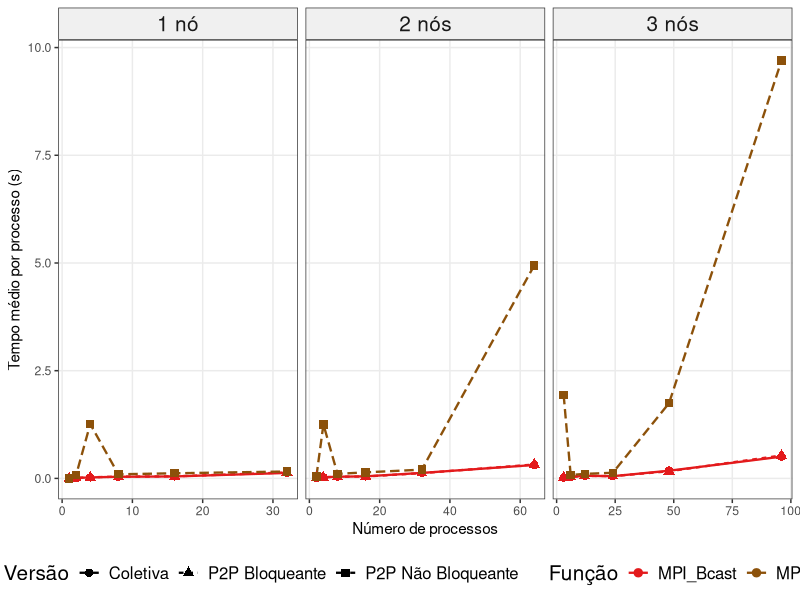
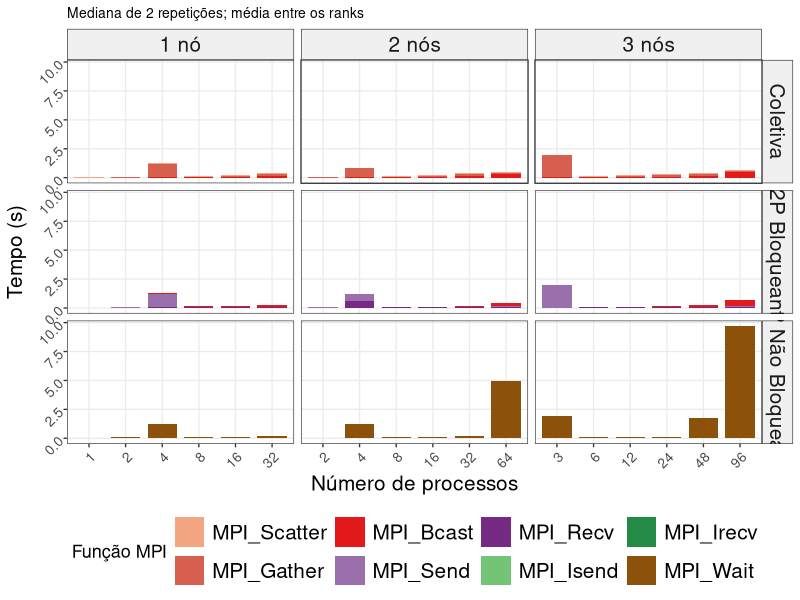
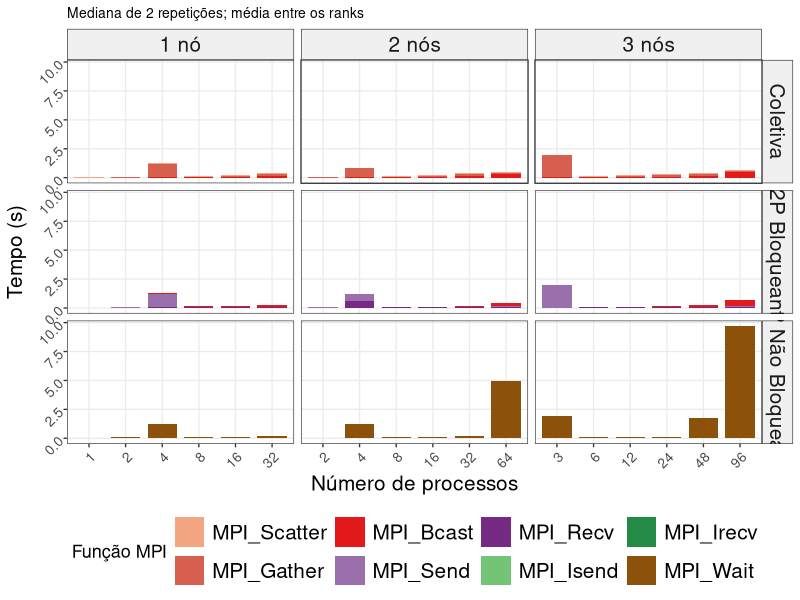
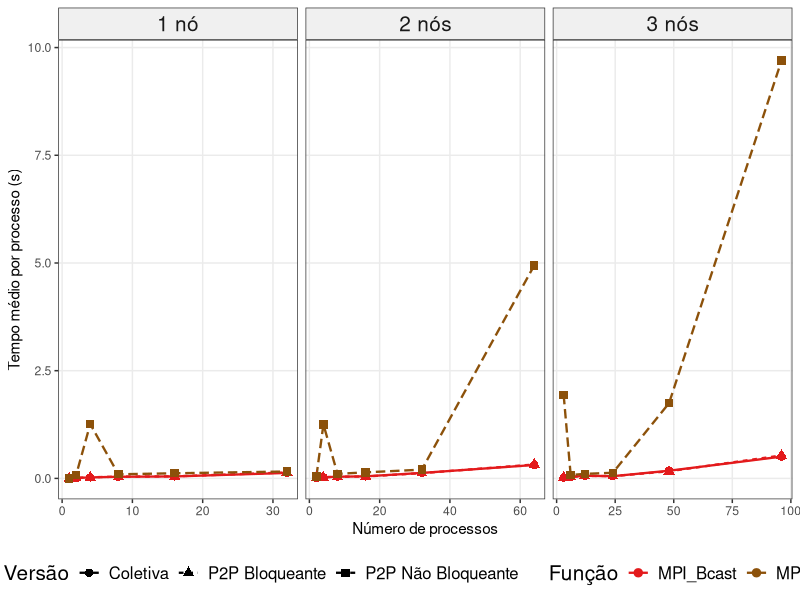

Here is the R script that generated these plots, in order:
library(dplyr)
library(ggplot2)
library(tidyr)

pdf(NULL)

df <- read.csv("../../results/rastro_completo.csv", stringsAsFactors = FALSE)

# Funções relevantes (exclui MPI_Finalize, MPI_Comm_rank/size, MPI_Wtime)
funcs_keep <- c("MPI_Scatter", "MPI_Gather", "MPI_Bcast",
                "MPI_Send", "MPI_Recv",
                "MPI_Isend", "MPI_Irecv", "MPI_Wait")

# Tempo médio por processo por função (média entre ranks, mediana entre reps)
func_time <- df %>%
  filter(funcao %in% funcs_keep) %>%
  group_by(tipo, size, nproc, nodes, rep, rank, funcao) %>%
  summarise(t_rank = sum(duracao), .groups = "drop") %>%
  group_by(tipo, size, nproc, nodes, rep, funcao) %>%
  summarise(t_mean_rank = mean(t_rank), .groups = "drop") %>%
  group_by(tipo, size, nproc, nodes, funcao) %>%
  summarise(t = median(t_mean_rank), .groups = "drop")

func_time <- func_time %>%
  mutate(
    tipo = recode(tipo,
      "coletiva"          = "Coletiva",
      "p2p_bloqueante"    = "P2P Bloqueante",
      "p2p_naobloqueante" = "P2P Não Bloqueante"
    ),
    size_label = paste0(size, "×", size),
    # Agrupar Bcast das versões coletiva/bloqueante como a mesma função visualmente
    funcao = factor(funcao, levels = c(
      "MPI_Scatter","MPI_Gather","MPI_Bcast",
      "MPI_Send","MPI_Recv",
      "MPI_Isend","MPI_Irecv","MPI_Wait"
    ))
  )

cores_funcao <- c(
  "MPI_Scatter" = "#f4a582",
  "MPI_Gather"  = "#d6604d",
  "MPI_Bcast"   = "#e31a1c",
  "MPI_Send"    = "#9970ab",
  "MPI_Recv"    = "#762a83",
  "MPI_Isend"   = "#74c476",
  "MPI_Irecv"   = "#238b45",
  "MPI_Wait"    = "#8c510a"
)

# Gráfico: size=1500, todos nodes e nproc, stacked bar por tipo
plot_data <- func_time %>% filter(size == 1500)

ggplot(plot_data, aes(x = factor(nproc), y = t, fill = funcao)) +
  geom_col(position = "stack", width = 0.8) +
  facet_grid(tipo ~ paste0(nodes, ifelse(nodes==1," nó"," nós")),
             scales = "free_x", space = "free_x") +
  scale_fill_manual(values = cores_funcao) +
  labs(
    # title    = "Tempo médio por processo em cada função MPI (size = 1500×1500)",
    subtitle = "Mediana de 2 repetições; média entre os ranks",
    x        = "Número de processos",
    y        = "Tempo (s)",
    fill     = "Função MPI"
  ) +
  theme_bw(base_size = 10) +
  theme(
    legend.position  = "bottom",
    panel.grid.minor = element_blank(),
    strip.background = element_rect(fill = "#f0f0f0"),
    axis.title = element_text(size = 15),
    strip.text = element_text(size = 15),
    axis.text.y      = element_text( size = 10, angle = 45),
    axis.text.x      = element_text(angle = 45, hjust = 1, size = 10),
    legend.text       = element_text(size = 15),      
    legend.title      = element_text(size = 13),      
    legend.key.size   = unit(0.8, "cm"),
    # subtitle.text    = element_text(size=13)
  )

ggsave("../imgs/plot_funcoes_stacked.pdf", width = 12, height = 7)
# ggsave("../imgs/plot_funcoes_stacked.png", width = 12, height = 7, dpi = 150)
message("Salvo: plot_funcoes_stacked.pdf")


# --- Gráfico 2: só MPI_Wait e MPI_Bcast para destacar o colapso da versão NB ---
plot_nb <- func_time %>%
  filter(size == 1500, funcao %in% c("MPI_Wait", "MPI_Bcast")) %>%
  mutate(nodes_label = paste0(nodes, ifelse(nodes==1," nó"," nós")))

ggplot(plot_nb, aes(x = nproc, y = t, color = funcao, linetype = tipo, shape = tipo)) +
  geom_line(linewidth = 0.8) +
  geom_point(size = 2.5) +
  facet_wrap(~ nodes_label, ncol = 3, scales = "free_x") +
  scale_color_manual(values = c("MPI_Wait" = "#8c510a", "MPI_Bcast" = "#e31a1c")) +
  labs(
    # title    = "MPI_Wait (não bloqueante) vs MPI_Bcast (coletiva/bloqueante) — size=1500",
    x        = "Número de processos",
    y        = "Tempo médio por processo (s)",
    color    = "Função",
    linetype = "Versão",
    shape    = "Versão"
  ) +
  theme_bw(base_size = 11) +
  theme(
    legend.position  = "bottom",
    panel.grid.minor = element_blank(),
    strip.text = element_text(size = 15),
    strip.background = element_rect(fill = "#f0f0f0"),
    legend.title = element_text(size = 15),
    legend.text = element_text(size = 12)
  )

ggsave("../imgs/plot_wait_vs_bcast.pdf", width = 10, height = 4)
# ggsave("../imgs/plot_wait_vs_bcast.png", width = 10, height = 4, dpi = 150)
message("Salvo: plot_wait_vs_bcast.pdf")
